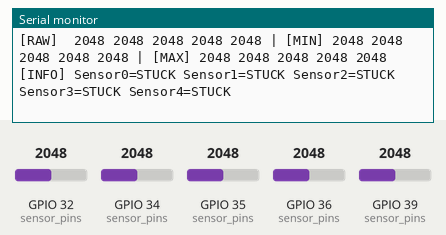
The sketch below on a simulated ESP32. On the bench: the last lines printed to the serial monitor. The inputs (shaded band) are chosen by the test bench; at power-on: GPIO 32 (sensor_pins) = 2048, GPIO 34 (sensor_pins) = 2048, GPIO 35 (sensor_pins) = 2048, GPIO 36 (sensor_pins) = 2048, GPIO 39 (sensor_pins) = 2048.

Above: at 2.2 s.
2.3 s: GPIO 32 (sensor_pins) set to 2866
At 3.0 s:
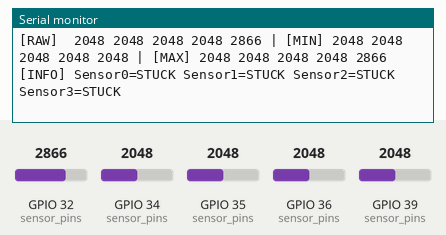
4.5 s: GPIO 34 (sensor_pins) set to 2866
At 5.0 s:
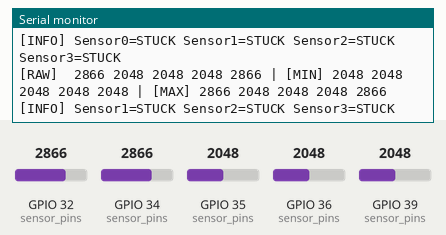
6.6 s: GPIO 35 (sensor_pins) set to 2866
At 7.1 s:
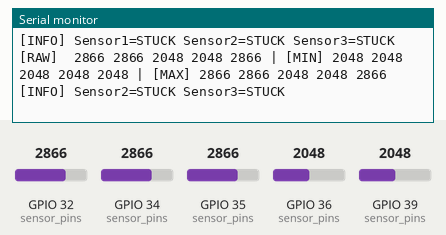
8.6 s: GPIO 36 (sensor_pins) set to 2866
At 9.1 s:
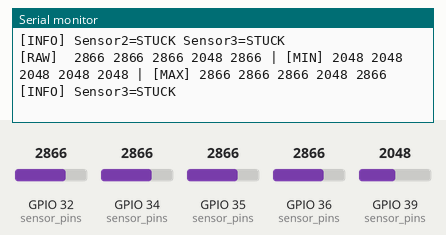
10.6 s: GPIO 39 (sensor_pins) set to 2866
At 11.1 s:
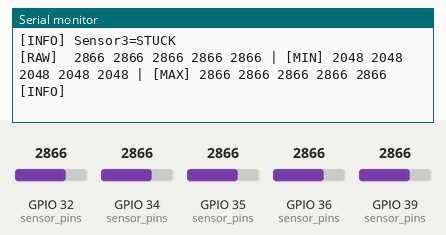
12.6 s: GPIO 32 (sensor_pins) set to 3972
At 13.1 s:
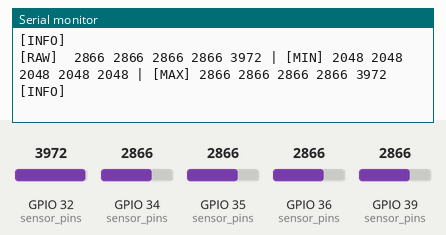
Timing chart, 0 to 15.1 s (numbered marks = the images above; inputs shaded):
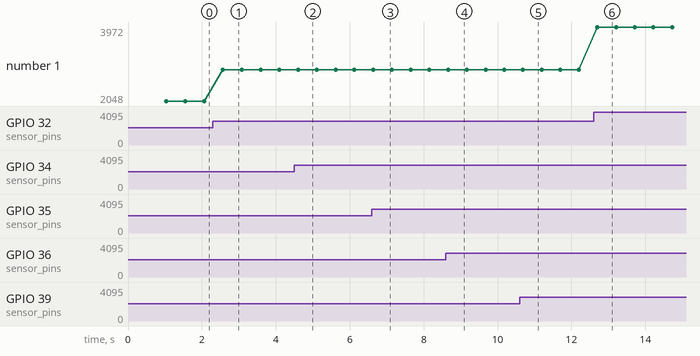

The sketch:

test_line_calibrate.ino
```cpp
// Line Follower Sensor Calibration Test
// Run this sketch to calibrate your line sensors before using line following feature

#include <Wire.h>

#define LINE_SENSOR_1   34   // Far left
#define LINE_SENSOR_2   35   // Left center (input-only, may not work)
#define LINE_SENSOR_3   36   // Center (input-only, may not work)
#define LINE_SENSOR_4   39   // Right center (input-only, may not work)
#define LINE_SENSOR_5   32   // Far right

static const uint8_t sensor_pins[5] = {
  LINE_SENSOR_1, LINE_SENSOR_2, LINE_SENSOR_3, LINE_SENSOR_4, LINE_SENSOR_5
};

int16_t line_sensor_raw[5];
uint16_t line_min_values[5];
uint16_t line_max_values[5];

void setup() {
  Serial.begin(115200);
  delay(1000);

  Serial.println("\n=== LINE SENSOR CALIBRATION ===");
  Serial.println("GPIO pins:");
  Serial.println("  Sensor 0 (Left):       GPIO 34");
  Serial.println("  Sensor 1 (L-center):   GPIO 35 (input-only, may not respond)");
  Serial.println("  Sensor 2 (Center):     GPIO 36 (input-only, may not respond)");
  Serial.println("  Sensor 3 (R-center):   GPIO 39 (input-only, may not respond)");
  Serial.println("  Sensor 4 (Right):      GPIO 32");
  Serial.println();

  analogSetWidth(12);
  analogSetAttenuation(ADC_11db);

  // Read raw values continuously
  Serial.println("Reading raw sensor values... Place sensor on different surfaces:");
  Serial.println("- White paper (no line)");
  Serial.println("- Black line (tape)");
  Serial.println();

  for (int i = 0; i < 5; i++) {
    line_min_values[i] = 4095;
    line_max_values[i] = 0;
  }
}

void loop() {
  // Read all sensors
  for (uint8_t i = 0; i < 5; i++) {
    line_sensor_raw[i] = analogRead(sensor_pins[i]);

    // Track min/max for each sensor
    if (line_sensor_raw[i] < line_min_values[i]) {
      line_min_values[i] = line_sensor_raw[i];
    }
    if (line_sensor_raw[i] > line_max_values[i]) {
      line_max_values[i] = line_sensor_raw[i];
    }
  }

  // Print raw values
  Serial.print("[RAW]  ");
  for (int i = 0; i < 5; i++) {
    Serial.print(line_sensor_raw[i]);
    Serial.print(" ");
  }

  // Print current min/max
  Serial.print("| [MIN] ");
  for (int i = 0; i < 5; i++) {
    Serial.print(line_min_values[i]);
    Serial.print(" ");
  }

  Serial.print("| [MAX] ");
  for (int i = 0; i < 5; i++) {
    Serial.print(line_max_values[i]);
    Serial.print(" ");
  }

  Serial.println();

  // Check for stuck sensors
  Serial.print("[INFO] ");
  for (int i = 0; i < 5; i++) {
    if (line_sensor_raw[i] == line_min_values[i] && line_sensor_raw[i] == line_max_values[i]) {
      Serial.print("Sensor");
      Serial.print(i);
      Serial.print("=STUCK ");
    }
  }
  Serial.println();

  delay(500);
}

// Author: Anton Petnitsky
// GitHub: https://github.com/Mukller/Balance_robot
// Last modified: 2026-06-11 20:49:29 +0300
```

Measured:
- after the input at 2.3 s, the serial monitor: prints a new line after 0.27 s (image 1)
- after the input at 4.5 s, the serial monitor: prints a new line after 0.10 s (image 2)
- after the input at 6.6 s, the serial monitor: prints a new line at once (image 3)
- after the input at 8.6 s, the serial monitor: prints a new line after 0.06 s (image 4)
- after the input at 10.6 s, the serial monitor: prints a new line after 0.09 s (image 5)
- after the input at 12.6 s, the serial monitor: prints a new line after 0.10 s (image 6)
- plotted number 1: 2048 → 2866 after the input at 2.3 s, 2866 → 3972 after the input at 12.6 s
